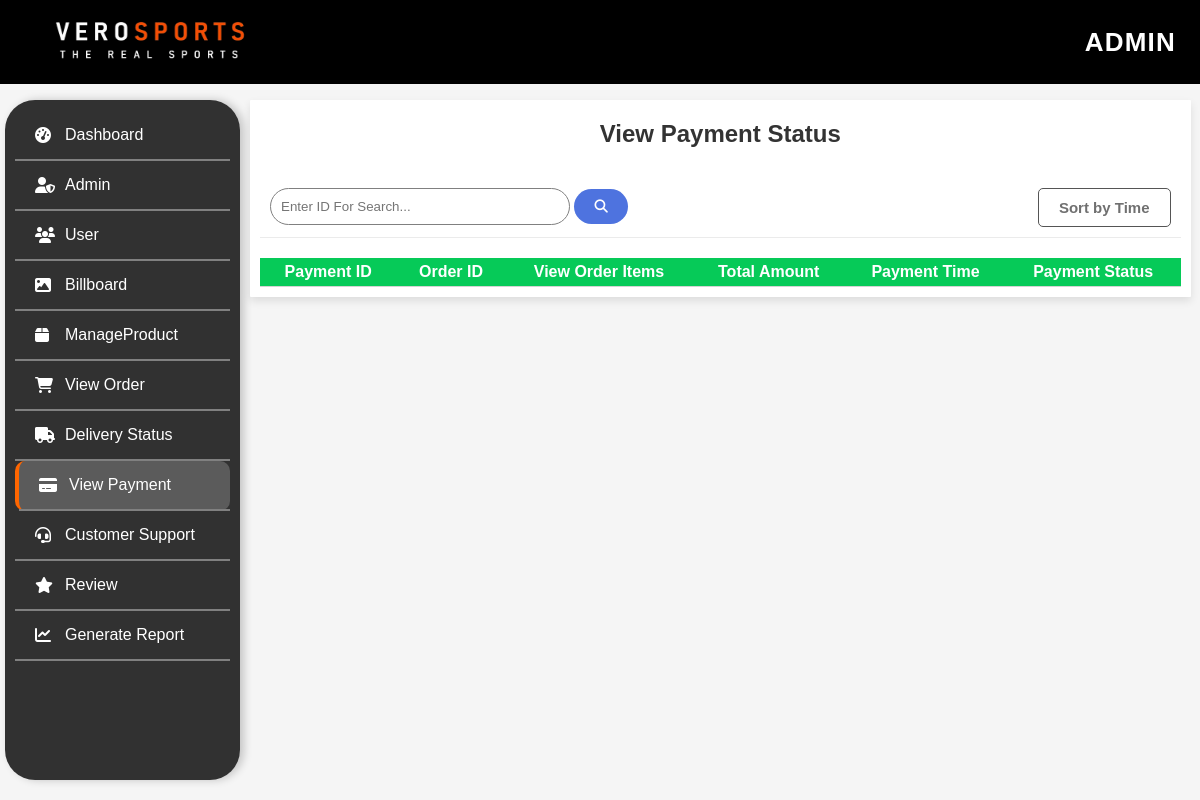
Before: /Admin/View_Payment/view_payment.php (signed in) with the older database file.
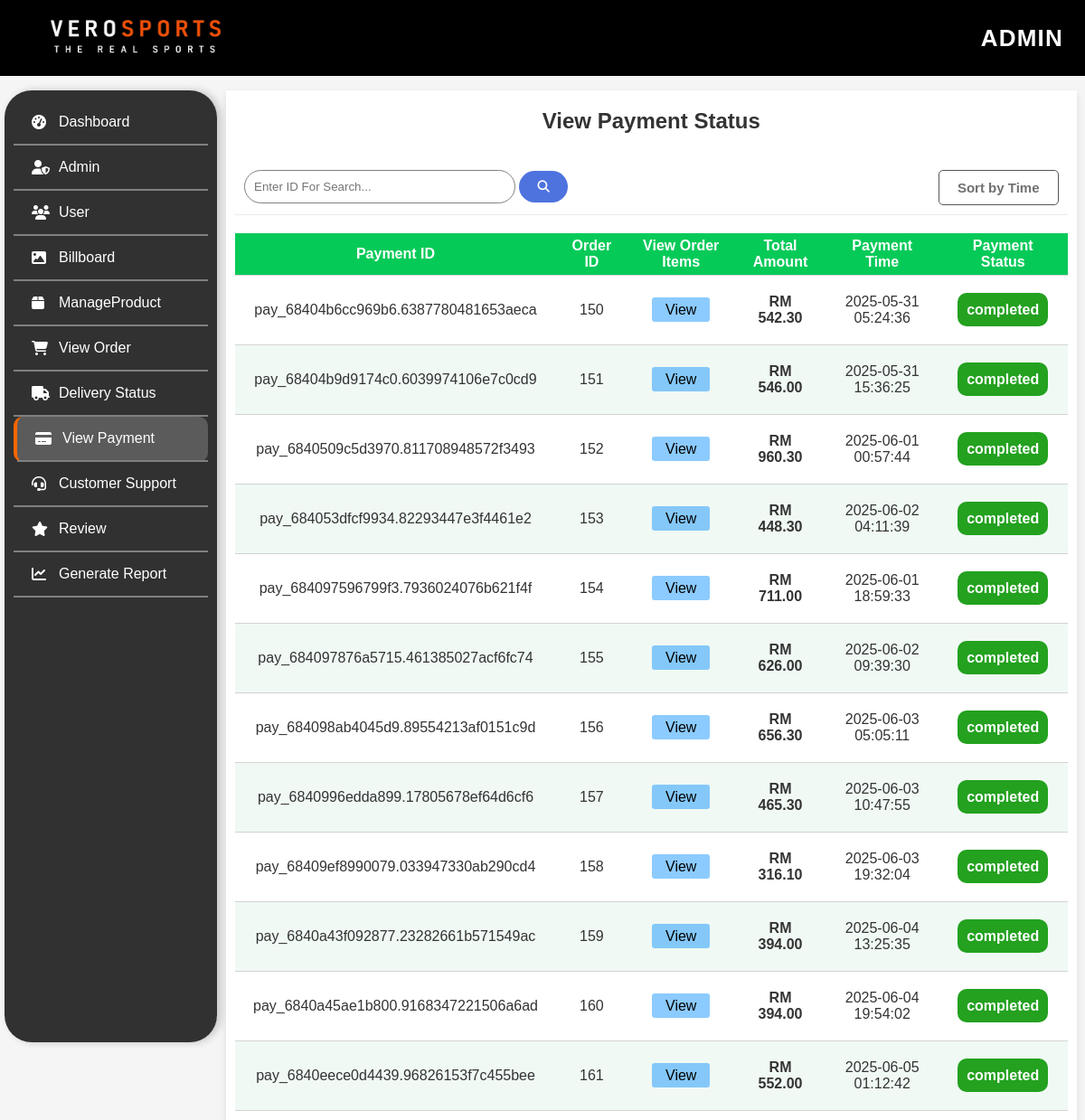
After: the same page with the newer database file.
### tables this page shows
CREATE TABLE `payment` (
  `payment_id` varchar(36) NOT NULL,
  `order_id` int(11) NOT NULL,
  `total_amount` decimal(10,2) NOT NULL CHECK (`total_amount` > 0),
  `payment_status` enum('pending','completed','failed','refunded') DEFAULT 'pending',
  `payment_method` varchar(50) NOT NULL,
  `stripe_id` varchar(255) NOT NULL,
  `currency` char(3) NOT NULL DEFAULT 'MYR',
  `payment_at` timestamp NOT NULL DEFAULT current_timestamp(),
  `stripe_created` int(11) DEFAULT NULL COMMENT 'Stripe时间戳',
  `last_error` text DEFAULT NULL
);

### Admin/View_Payment/view_payment.php (the view, shortened to what this page needs)
<!DOCTYPE html>
<html lang="en">
<head>
    <link rel="stylesheet" href="view_payment.css">
    <link rel="stylesheet" href="../Header_And_Footer/header.css">
    <link rel="stylesheet" href="../sidebar/sidebar.css">
    <link rel="stylesheet" href="https://cdnjs.cloudflare.com/ajax/libs/font-awesome/6.5.1/css/all.min.css">
</head>
<body>
    <?php include __DIR__ . '/..//Header_And_Footer/header.php'; ?>
    <div class="contain">
        <?php include __DIR__ . '/../sidebar/sidebar.php'; ?>
        <div class="items-table">
            <h3>View Payment Status</h3>
            <div class="search-container">
                    <div class="search-box">
                        <form id="searchForm">
                            <input type="text" name="query" id="searchInput" placeholder="Enter ID For Search...">
                            <button type="submit" id="searchButton"><i class="fa-solid fa-magnifying-glass"></i></button>
                        </form>
                        <button id="sortTime" onclick="triggerSort()">Sort by Time</button>
                    </div>
                </div>
            <table>
                <tr>
                    <th>Payment ID</th>
                    <th>Order ID</th>
                    <th>View Order Items</th>
                    <th>Total Amount</th>
                    <th>Payment Time</th>
                    <th>Payment Status</th>
                </tr>
                <tbody id="userTableBody">
                <?php
                    $sql= "SELECT* FROM payment";
                    $result = $conn->query($sql);
                    while($row= $result->fetch_assoc()){
                        echo '
                            <tr>
                                <td>'.$row['payment_id'].'</td>
                                <td>'.$row['order_id'].'</td>
                                <td><a href="../View_Order_Items/view_order_item.php?order_id='.$row['order_id'].'" class="view_item">View</a></td>
                                <td style="font-weight: bold;"> RM '.$row['total_amount'].'</td>
                                <td>'.$row['payment_at'].'</td>
                                <td><span style="background-color:rgb(35, 161, 31); color: white; padding:10px; border-radius:10px; font-weight: bold;">'.$row['payment_status'].'</span></td>
                            </tr>';
                    }
                    ?>
                    </tbody>
            </table>
        </div>
    </div>
</body>
</html>

Changed rows visible on the page:
added payment: payment_id "pay_68404b6cc969b6.6387780481653aeca", order "150", total_amount "542.30", payment_at "2025-05-31 05:24:36", payment_status "completed"
added payment: payment_id "pay_68404b9d9174c0.6039974106e7c0cd9", order "151", total_amount "546.00", payment_at "2025-05-31 15:36:25", payment_status "completed"
added payment: payment_id "pay_6840509c5d3970.811708948572f3493", order "152", total_amount "960.30", payment_at "2025-06-01 00:57:44", payment_status "completed"
added payment: payment_id "pay_684053dfcf9934.82293447e3f4461e2", order "153", total_amount "448.30", payment_at "2025-06-02 04:11:39", payment_status "completed"
added payment: payment_id "pay_684097596799f3.7936024076b621f4f", order "154", total_amount "711.00", payment_at "2025-06-01 18:59:33", payment_status "completed"
added payment: payment_id "pay_684097876a5715.461385027acf6fc74", order "155", total_amount "626.00", payment_at "2025-06-02 09:39:30", payment_status "completed"
added payment: payment_id "pay_684098ab4045d9.89554213af0151c9d", order "156", total_amount "656.30", payment_at "2025-06-03 05:05:11", payment_status "completed"
added payment: payment_id "pay_6840996edda899.17805678ef64d6cf6", order "157", total_amount "465.30", payment_at "2025-06-03 10:47:55", payment_status "completed"
added payment: payment_id "pay_68409ef8990079.033947330ab290cd4", order "158", total_amount "316.10", payment_at "2025-06-03 19:32:04", payment_status "completed"
added payment: payment_id "pay_6840a43f092877.23282661b571549ac", order "159", total_amount "394.00", payment_at "2025-06-04 13:25:35", payment_status "completed"
added payment: payment_id "pay_6840a45ae1b800.9168347221506a6ad", order "160", total_amount "394.00", payment_at "2025-06-04 19:54:02", payment_status "completed"
added payment: payment_id "pay_6840eece0d4439.96826153f7c455bee", order "161", total_amount "552.00", payment_at "2025-06-05 01:12:42", payment_status "completed"
